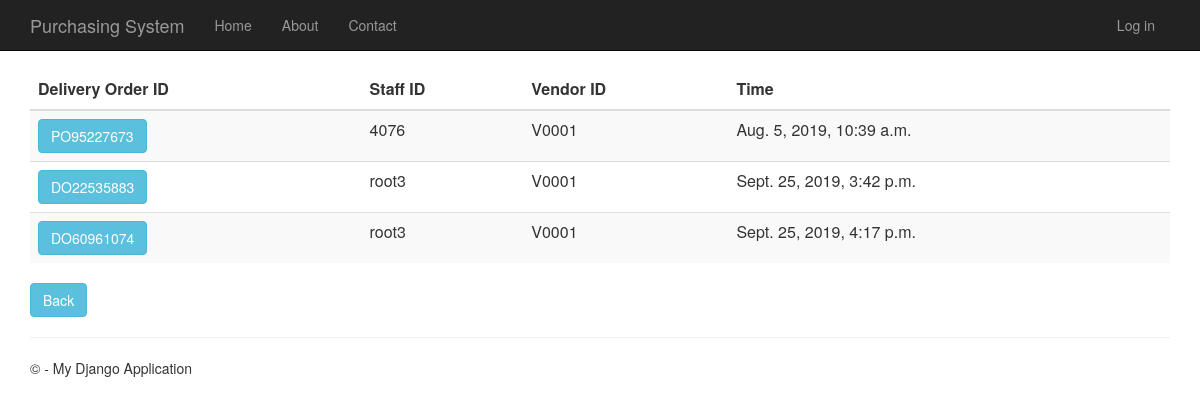
Screenshot of /deliveryorderhistory with the database file from the repository.
### DeliveryOrder/models.py (models this page shows, shortened)
class DeliveryOrder(models.Model):
    delivery_order_id = models.CharField(primary_key=True, max_length=10)
    shipping_instructions = models.TextField()
    time_created = models.DateTimeField()
    description = models.TextField(null=True,default=None, blank=True)
    total_price = models.DecimalField(max_digits=10, decimal_places=2, default=Decimal('0.00'))
    person_id = models.ForeignKey(Person)
    vendor_id = models.ForeignKey(Vendor)
    purchase_order_id = models.OneToOneField(PurchaseOrder)

### app/models.py (models this page shows, shortened)
class Person(models.Model):
    user_id = models.OneToOneField(User)
    person_id = models.CharField(primary_key=True, max_length=10)
    person_name = models.TextField()
    person_address = models.TextField()
    person_phone_number = models.TextField()
    person_role = models.TextField(default = 'MANAGER')

class Vendor(models.Model):
    vendor_id = models.CharField(primary_key=True, max_length=10)
    vendor_name = models.TextField()
    vendor_phone_number = models.TextField()
    vendor_address = models.TextField()
    vendor_email = models.TextField()
    def __str__(self):
        return str(self.vendor_id)

### DeliveryOrder/views.py (the view)
# urls.py: url(r'^deliveryorderhistory', DeliveryOrder.views.deliveryorderhistory, name="delivery_order_history"),
def deliveryorderhistory(request):
    delivery_orders = DeliveryOrder.objects.all()
    context = {
            'title':'delivery Order History',
            'rows':delivery_orders
        }
    return render(request,'DeliveryOrder/deliveryorderhistory.html',context)

### DeliveryOrder/templates/DeliveryOrder/deliveryorderhistory.html
﻿{% extends "app/layout.html" %}
{% block content %}
<div class="purcahseorderhistory margintop" action="menu" >
    <form action="deliveryorderhistorydetails" method="GET">
        <table class="table table-striped margintop">
          <thead>
            <tr>
              <th scope="col">Delivery Order ID</th>
              <th scope="col">Staff ID</th>
              <th scope="col">Vendor ID</th>
              <th scope="col">Time</th>
            </tr>
          </thead>
          <tbody>
              {% for r in rows %}
            <tr>
                 <td><button type="submit" name="do_id" value="{{r.delivery_order_id}}" class="btn btn-info" >{{r.delivery_order_id}}</button></td>
                 <td>{{r.person_id.person_id}}</td>
                 <td>{{r.vendor_id}}</td>
                 <td>{{r.time_created}}</td>
            </tr>
              {% endfor %}
          </tbody>
        </table>
        <div class="margintop">
            <a type="submit" class="btn btn-info" href="/menu">Back</a>
        </div>
    </form>
</div>
{% endblock %}

### app/static/app/content/site.css (style rules this page uses)
body { padding-top: 50px; padding-bottom: 20px; }

### rows the page displays
DeliveryOrder: delivery_order_id "PO95227673", person_id.person_id "4076", vendor_id "V0001", time_created "Aug. 5, 2019, 10:39 a.m."
DeliveryOrder: delivery_order_id "DO22535883", person_id.person_id "root3", vendor_id "V0001", time_created "Sept. 25, 2019, 3:42 p.m."
DeliveryOrder: delivery_order_id "DO60961074", person_id.person_id "root3", vendor_id "V0001", time_created "Sept. 25, 2019, 4:17 p.m."
